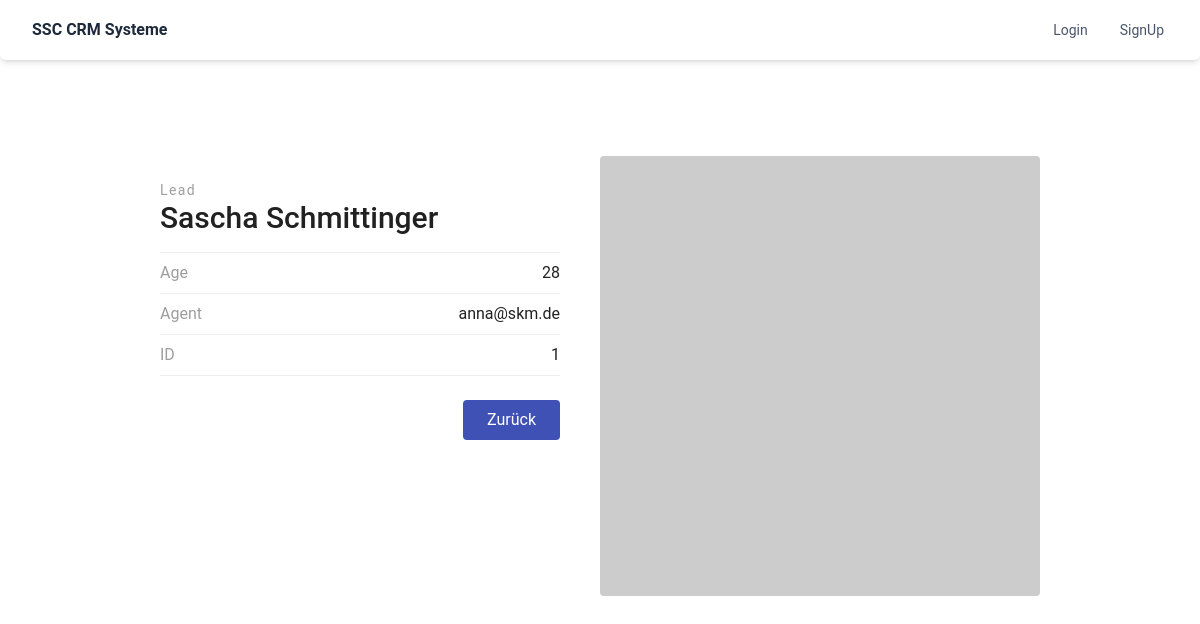
Page /leads/1/ on the earlier database version.
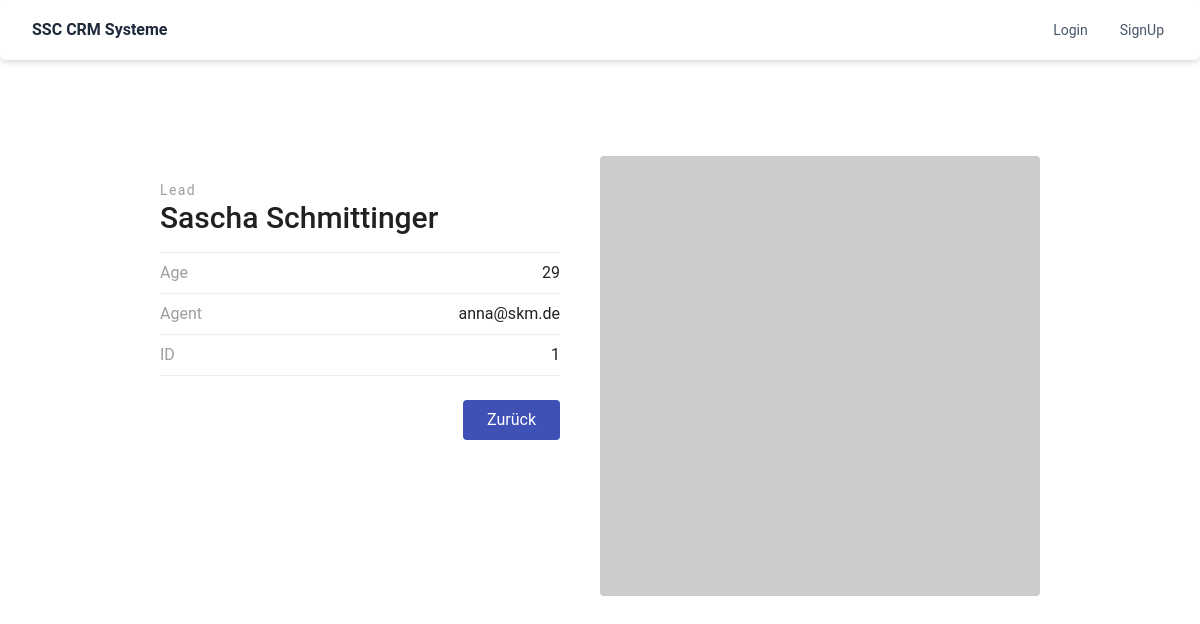
Same page on the later database version.
### leads/models.py (models this page shows, shortened)
class Lead(models.Model):
    first_name = models.CharField(max_length=20)
    last_name = models.CharField(max_length=20)
    age = models.IntegerField(default=0)
    agent = models.ForeignKey("Agent",on_delete=models.CASCADE)

class Agent(models.Model):
    user = models.OneToOneField(User, on_delete=models.CASCADE)
    def __str__(self):
        return self.user.email

class User(AbstractUser):
    pass

### leads/views.py (the view)
# urls.py: path('<int:pk>/',LeadDetailView.as_view(), name='lead_detail'),
class LeadDetailView(generic.DetailView):
    template_name = 'leads/lead_detail.html'
    queryset = Lead.objects.all()
    context_object_name = 'lead'

### templates/leads/lead_detail.html (shortened to what this page needs)
{% extends "../base.html" %}
{% load static %}
{% block start %}
<section class="text-gray-600 body-font overflow-hidden">
    <div class="container px-5 py-24 mx-auto">
      <div class="lg:w-4/5 mx-auto flex flex-wrap">
        <div class="lg:w-1/2 w-full lg:pr-10 lg:py-6 mb-6 lg:mb-0">
          <h2 class="text-sm title-font text-gray-500 tracking-widest">Lead</h2>
          <h1 class="text-gray-900 text-3xl title-font font-medium mb-4">{{lead.first_name}} {{lead.last_name}}  </h1>
          <div class="flex border-t border-gray-200 py-2">
            <span class="text-gray-500">Age</span>
            <span class="ml-auto text-gray-900">{{ lead.age }} </span>
          </div>
          <div class="flex border-t border-gray-200 py-2">
            <span class="text-gray-500">Agent</span>
            <span class="ml-auto text-gray-900"> {{ lead.agent }} </span>
          </div>
          <div class="flex border-t border-b mb-6 border-gray-200 py-2">
            <span class="text-gray-500">ID</span>
            <span class="ml-auto text-gray-900">{{ lead.id }} </span>
          </div>
          <div class="flex">
            <a href="{% url "leads:lead_view" %}" class="flex ml-auto text-white bg-indigo-500 border-0 py-2 px-6 focus:outline-none hover:bg-indigo-600 rounded">Zurück</a>
          </div>
        </div>
        <img alt="ecommerce" class="lg:w-1/2 w-full lg:h-auto h-64 object-cover object-center rounded" src="https://dummyimage.com/400x400">
      </div>
    </div>
  </section>
{% endblock start %}

Differences in the rows shown:
changed Lead "Sascha": age "28" → "29"
